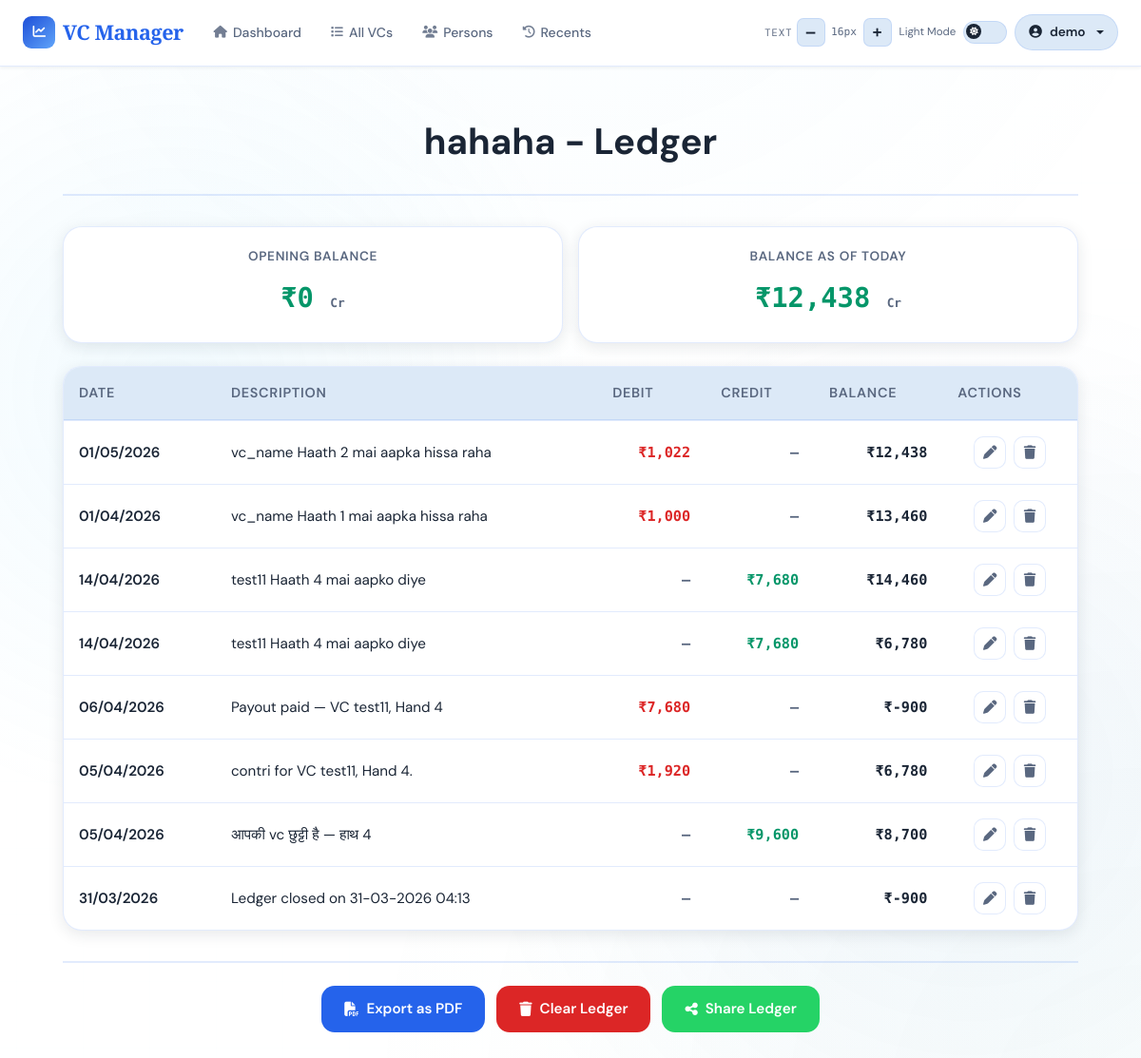
The page /ledger/9 (signed in) on the database as committed earlier.
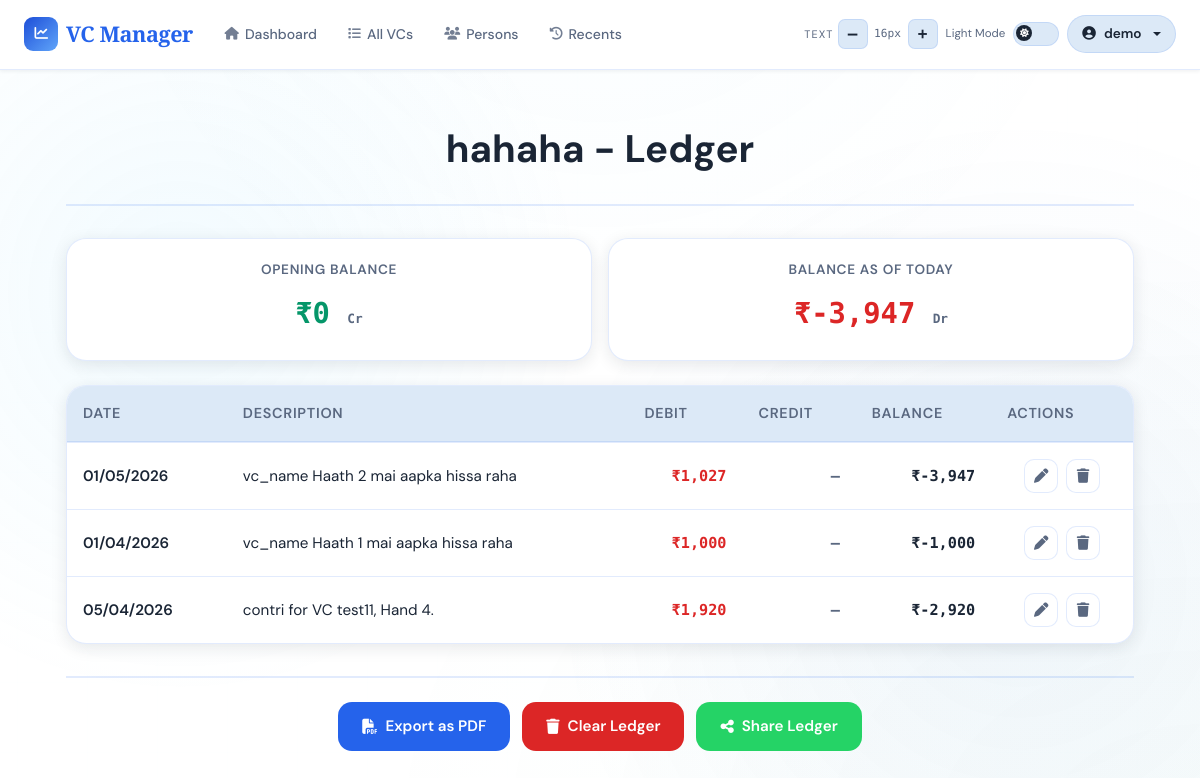
The same page on the database as committed later.
### app/models/user.py (models this page shows, shortened)
class User(UserMixin, db.Model):
    __tablename__ = 'users'
    id = db.Column(db.Integer, primary_key=True)
    email = db.Column(db.String(120), unique=True, nullable=False, index=True)
    name = db.Column(db.String(120), nullable=False)
    password_hash = db.Column(db.String(255), nullable=True)  # Nullable for OAuth-only users
    google_id = db.Column(db.String(255), unique=True, nullable=True)  # For OAuth users
    created_at = db.Column(db.DateTime, default=datetime.utcnow)
    last_login = db.Column(db.DateTime, nullable=True)
    vcs = db.relationship('VC', backref='user', lazy=True, cascade='all, delete-orphan')
    persons = db.relationship('Person', backref='user', lazy=True, cascade='all, delete-orphan')

### app/models/person.py (models this page shows, shortened)
class Person(db.Model):
    __tablename__ = 'persons'
    id = db.Column(db.Integer, primary_key=True)
    user_id = db.Column(db.Integer, db.ForeignKey('users.id'), nullable=False, index=True)
    name = db.Column(db.String(80), nullable=False)
    short_name = db.Column(db.String(20), nullable=False)
    phone = db.Column(db.String(20), nullable=True)
    phone2 = db.Column(db.String(20), nullable=True)
    opening_balance = db.Column(db.Float, default=0.0, nullable=True)
    created_at = db.Column(db.DateTime, default=datetime.utcnow)
    __table_args__ = (
        db.UniqueConstraint('user_id', 'name',       name='uq_person_user_name'),
        db.UniqueConstraint('user_id', 'short_name', name='uq_person_user_short_name'),
    )
    payments = db.relationship(
        'Payment',
        backref='person',
        cascade='all, delete-orphan',
        passive_deletes=True
    )
    ledger_entries = db.relationship(
        'LedgerEntry',
        back_populates='person',
        cascade='all, delete-orphan'
    )
    transactions = db.relationship(
        'Transaction',
        back_populates='person',
        cascade='all, delete-orphan'
    )

### app/models/ledger.py (models this page shows)
class LedgerEntry(db.Model):
    __tablename__ = 'ledger_entries'
    id = db.Column(db.Integer, primary_key=True)
    person_id = db.Column(db.Integer, db.ForeignKey('persons.id'), nullable=True, index=True)
    vc_id = db.Column(db.Integer, db.ForeignKey('vcs.id'), nullable=True, index=True)
    date = db.Column(db.DateTime, nullable=False, default=datetime.utcnow)
    narration = db.Column(db.Text, nullable=False)
    debit = db.Column(db.Float, default=0)
    credit = db.Column(db.Float, default=0)
    balance = db.Column(db.Float, default=0)
    created_at = db.Column(db.DateTime, default=datetime.utcnow)
    vc = db.relationship('VC', foreign_keys=[vc_id], back_populates='ledger_entries', lazy=True)
    person = db.relationship(
        'Person',
        back_populates='ledger_entries'
    )

### app/routes/ledger.py (the view)
@ledger_bp.route('/<int:person_id>')
@login_required
def person_ledger(person_id):
    person = (
        Person.query
        .filter_by(id=person_id, user_id=current_user.id)
        .first_or_404()
    )
    vc_id = request.args.get('vc_id', type=int)
    from_date = request.args.get('from_date')
    to_date = request.args.get('to_date')
    query = LedgerEntry.query.filter(LedgerEntry.person_id == person_id)
    if vc_id:
        query = query.filter(LedgerEntry.vc_id == vc_id)
    if from_date:
        query = query.filter(
            LedgerEntry.date >= datetime.strptime(from_date + ' 00:00:00', '%Y-%m-%d %H:%M:%S')
        )
    if to_date:
        query = query.filter(
            LedgerEntry.date <= datetime.strptime(to_date + ' 23:59:59', '%Y-%m-%d %H:%M:%S')
        )
    entries = query.order_by(LedgerEntry.id.desc()).all()
    current_balance = get_last_balance(person_id)
    return render_template(
        'ledger/person.html',
        person=person,
        entries=entries,
        opening_balance=float(person.opening_balance or 0.0),
        current_balance=current_balance
    )

### app/routes/ledger.py (called while the page is built, shortened)
def get_last_balance(person_id):
    last_entry = (
        db.session.query(LedgerEntry)
        .filter(LedgerEntry.person_id == person_id)
        .order_by(LedgerEntry.id.desc())
        .first()
    )
    if last_entry:
        return float(last_entry.balance)

### templates/ledger/person.html (shortened to what this page needs)
{% extends "base.html" %}
{% block content %}
<div class="container-wrapper">
    <div class="page-header">
        <div class="header-title">
            <h1 class="page-title">{{ person.name }} - Ledger</h1>
        </div>
    </div>
    <div class="stats-row">
        <div class="stat-box">
            <div class="stat-label">Opening Balance</div>
            <div class="stat-value {{ 'positive' if opening_balance >= 0 else 'negative' }}">
                ₹{{ "{:,.0f}".format(opening_balance) }} <span style="color: var(--text-muted); font-size: 0.8rem;">{{ 'Cr' if opening_balance >= 0 else 'Dr' }}</span>
            </div>
        </div>
        <div class="stat-box">
            <div class="stat-label">Balance as of Today</div>
            <div class="stat-value {{ 'positive' if current_balance >= 0 else 'negative' }}">
                ₹{{ "{:,.0f}".format(current_balance) }} <span style="color: var(--text-muted); font-size: 0.8rem;">{{ 'Cr' if current_balance >= 0 else 'Dr' }}</span>
            </div>
        </div>
    </div>
    <div class="table-section">
        {% if entries %}
            <table class="ledger-table">
                <thead>
                    <tr>
                        <th>Date</th>
                        <th>Description</th>
                        <th>Debit</th>
                        <th>Credit</th>
                        <th>Balance</th>
                        <th>Actions</th>
                    </tr>
                </thead>
                <tbody>
                    {% for entry in entries %}
                    <tr>
                        <td class="cell-date">{{ entry.date.strftime('%d/%m/%Y') }}</td>
                        <td class="cell-description">{{ entry.narration }}</td>
                        <td class="cell-amount">
                            {% if entry.debit > 0 %}
                                <span class="amount-debit">₹{{ "{:,.0f}".format(entry.debit) }}</span>
                            {% else %}
                                <span class="amount-empty">—</span>
                            {% endif %}
                        </td>
                        <td class="cell-amount">
                            {% if entry.credit > 0 %}
                                <span class="amount-credit">₹{{ "{:,.0f}".format(entry.credit) }}</span>
                            {% else %}
                                <span class="amount-empty">—</span>
                            {% endif %}
                        </td>
                        <td class="cell-amount {{ 'amount-credit' if entry.balance >= 0 else 'amount-debit' }}">
                            ₹{{ "{:,.0f}".format(entry.balance) }}
                        </td>
                        <td class="action-cell">
                            <div class="action-group">
                                <button class="action-icon edit"
                                    onclick="event.stopPropagation(); openEditModal(
                                        {{ entry.id }},
                                        '{{ entry.narration|escape }}',
                                        {{ entry.debit or 0 }},
                                        {{ entry.credit or 0 }}
                                    )"
                                    title="Edit Entry">
                                    <i class="fas fa-pen"></i>
                                </button>
                                <button class="action-icon delete"
                                    onclick="event.stopPropagation(); openDeleteModal({{ entry.id }})"
                                    title="Delete Entry">
                                    <i class="fas fa-trash"></i>
                                </button>
                            </div>
                        </td>
                    </tr>
                    {% endfor %}
                </tbody>
            </table>
        {% else %}
            <div class="empty-state">
                <i class="fas fa-book-open"></i>
                <h3>No ledger entries</h3>
                <p>Start by adding entries to this person's ledger</p>
            </div>
        {% endif %}
    </div>
    <div class="export-section">
        <button class="action-btn btn-export-pdf" onclick="exportPDF({{ person.id }})">
            <i class="fas fa-file-pdf"></i>Export as PDF
        </button>
        <button class="action-btn btn-clear" onclick="confirmClearLedger()">
            <i class="fas fa-trash"></i>Clear Ledger
        </button>
        <button class="action-btn btn-share" onclick="shareAsImage({{ person.id }}, '{{ person.name }}')">
            <i class="fas fa-share-alt"></i>Share Ledger
        </button>
    </div>
</div>
{% endblock %}

### templates/base.html (shortened to what this page needs)
<!DOCTYPE html>
<html lang="en" data-theme="light">
<head>
    <link href="https://cdnjs.cloudflare.com/ajax/libs/font-awesome/6.5.0/css/all.min.css" rel="stylesheet">
    <link href="https://cdn.jsdelivr.net/npm/bootstrap@5.3.0/dist/css/bootstrap.min.css" rel="stylesheet">
    <link rel="stylesheet" href="https://cdn.jsdelivr.net/npm/swiper@11/swiper-bundle.min.css" />
</head>
<body>
<nav class="navbar navbar-expand-lg" role="navigation" aria-label="Main navigation">
    <div class="container-fluid px-4">
        <a class="navbar-brand" href="{{ url_for('dashboard.index') }}">
            <div class="brand-icon" aria-hidden="true"><i class="fas fa-chart-line"></i></div>
            VC Manager
        </a>
        <div class="collapse navbar-collapse" id="navbarNav">
            {% if current_user.is_authenticated %}
            <ul class="navbar-nav me-auto d-none d-md-flex">
                <li class="nav-item"><a class="nav-link" href="{{ url_for('dashboard.index') }}"><i class="fas fa-home"></i>Dashboard</a></li>
                <li class="nav-item"><a class="nav-link" href="{{ url_for('vc.vcs_list') }}"><i class="fas fa-list"></i>All VCs</a></li>
                <li class="nav-item"><a class="nav-link" href="{{ url_for('person.persons') }}"><i class="fas fa-users"></i>Persons</a></li>
                <li class="nav-item"><a class="nav-link" href="{{ url_for('transactions.recent_transactions') }}"><i class="fas fa-history"></i>Recents</a></li>
            </ul>
            {% endif %}
            <div class="d-flex align-items-center ms-auto gap-2 mt-2 mt-lg-0">
                <div class="d-flex align-items-center gap-1" role="toolbar" aria-label="Font size">
                    <span class="a11y-label d-none d-xl-inline">Text</span>
                    <button class="fs-btn" id="fsDecrease" aria-label="Decrease font size">–</button>
                    <span class="fs-display" id="fsDisplay" aria-live="polite">16px</span>
                    <button class="fs-btn" id="fsIncrease" aria-label="Increase font size">+</button>
                </div>
                <div class="d-flex align-items-center gap-2" aria-label="Theme">
                    <span class="toggle-label-text d-none d-xl-inline" id="themeLabel">Dark</span>
                    <label class="toggle-switch" aria-label="Toggle light/dark mode">
                        <div class="toggle-track"></div>
                        <div class="toggle-thumb"><i class="fas fa-moon" id="toggleIcon"></i></div>
                    </label>
                </div>
                {% if current_user.is_authenticated %}
                <div class="dropdown">
                    <button class="user-btn dropdown-toggle" type="button" data-bs-toggle="dropdown" aria-expanded="false">
                        <i class="fas fa-user-circle"></i>
                        <span class="d-none d-sm-inline">{{ current_user.name }}</span>
                    </button>
                </div>
                {% endif %}
            </div>
        </div>
    </div>
</nav>
<main class="main-content" role="main">
    <div class="container">
        {% block content %}{% endblock %}
    </div>
</main>
</body>
</html>

### templates/ledger/person.html (style rules this page uses)
html { font-size: var(--fs-base); }
body { font-size: var(--fs-base); }
.container-wrapper { max-width: 1200px; margin: 0 auto; padding: 24px; }
.page-header { text-align: center; margin-bottom: 32px; padding-bottom: 24px; border-bottom: 2px solid var(--border); }
.header-title { text-align: center; }
.page-title { font-size: 2.4rem; font-weight: 700; color: var(--text); margin: 0 0 8px 0; }
.stats-row { display: grid; grid-template-columns: repeat(2, 1fr); gap: 16px; margin-bottom: 24px; }
.stat-box { background: var(--surface); border: 1.5px solid var(--border); border-radius: var(--radius-lg); padding: 20px; box-shadow: var(--shadow-md); text-align: center; }
.stat-label { font-size: 0.85rem; color: var(--text-muted); font-weight: 600; text-transform: uppercase; letter-spacing: 0.05em; margin-bottom: 10px; }
.stat-value { font-size: 1.8rem; font-weight: 700; font-family: 'Space Mono', monospace; color: var(--text); margin-bottom: 4px; }
.stat-value.positive { color: var(--success); }
.stat-value.negative { color: var(--danger); }
.export-section { text-align: center; margin-top: 32px; padding-top: 24px; border-top: 2px solid var(--border); display: flex; gap: 12px; justify-content: center; flex-wrap: wrap; }
.action-btn { padding: 12px 24px; border: none; border-radius: var(--radius-md); font-weight: 600; cursor: pointer; transition: all 0.28s; display: inline-flex; align-items: center; gap: 8px; font-size: 0.95rem; }
.btn-export-pdf { background: var(--accent); color: #fff; }
.btn-clear { background: var(--danger); color: #fff; }
.table-section { background: var(--surface); border: 1.5px solid var(--border); border-radius: var(--radius-lg); overflow: hidden; box-shadow: var(--shadow-md); margin-bottom: 24px; }
.ledger-table { width: 100%; border-collapse: collapse; }
.ledger-table thead { background: var(--surface2); border-bottom: 2px solid var(--border); }
.ledger-table th { padding: 16px; text-align: left; font-weight: 600; font-size: 0.9rem; color: var(--text-muted); text-transform: uppercase; letter-spacing: 0.05em; }
.ledger-table td { padding: 16px; border-bottom: 1.5px solid var(--border); color: var(--text); font-size: 0.95rem; }
.ledger-table tbody tr:last-child td { border-bottom: none; }
.cell-date { font-weight: 600; color: var(--text); }
.cell-description { color: var(--text); }
.cell-amount { font-weight: 700; font-family: 'Space Mono', monospace; text-align: right; }
.amount-debit { color: var(--danger); }
.amount-empty { color: var(--text-muted); }
.action-cell { text-align: center; white-space: nowrap; }
.action-group { display: inline-flex; gap: 8px; align-items: center; justify-content: center; }
.action-icon { width: 34px; height: 34px; border-radius: 10px; border: 1.5px solid var(--border); background: var(--surface); display: inline-flex; align-items: center; justify-content: center; cursor: pointer; transition: all 0.2s ease; color: var(--text-muted); }
.action-icon i { font-size: 0.9rem; }
.btn-share { background: #25D366; color: #fff; }

Rows that differ between the two databases and show on the page:
removed LedgerEntry: date "14/04/2026", narration "test11 Haath 4 mai aapko diye", credit "7,680", balance "14,460"
removed LedgerEntry: date "14/04/2026", narration "test11 Haath 4 mai aapko diye", credit "7,680", balance "6,780"
removed LedgerEntry: date "06/04/2026", narration "Payout paid — VC test11, Hand 4", debit "7,680", balance "-900"
removed LedgerEntry: date "05/04/2026", narration "आपकी vc छुट्टी है — हाथ 4", credit "9,600", balance "8,700"
removed LedgerEntry: date "31/03/2026", narration "Ledger closed on 31-03-2026 04:13", balance "-900"
changed LedgerEntry "vc_name Haath 2 mai aapka hissa raha": balance "12,438" → "-3,947"; balance "Cr" → "Dr"; debit "1,022" → "1,027"
changed LedgerEntry "vc_name Haath 1 mai aapka hissa raha": balance "13,460" → "-1,000"
changed LedgerEntry "contri for VC test11, Hand 4.": balance "6,780" → "-2,920"
